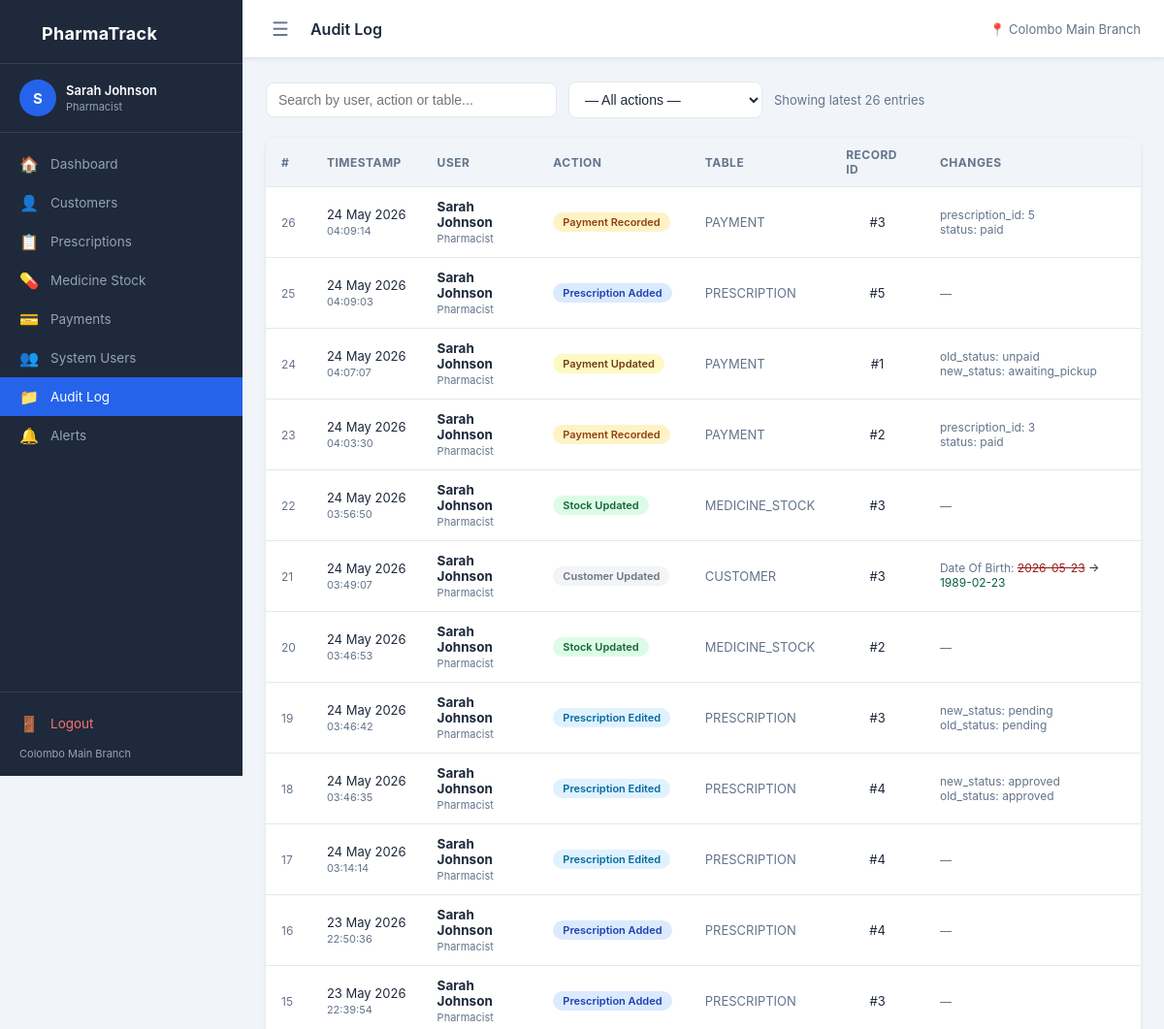
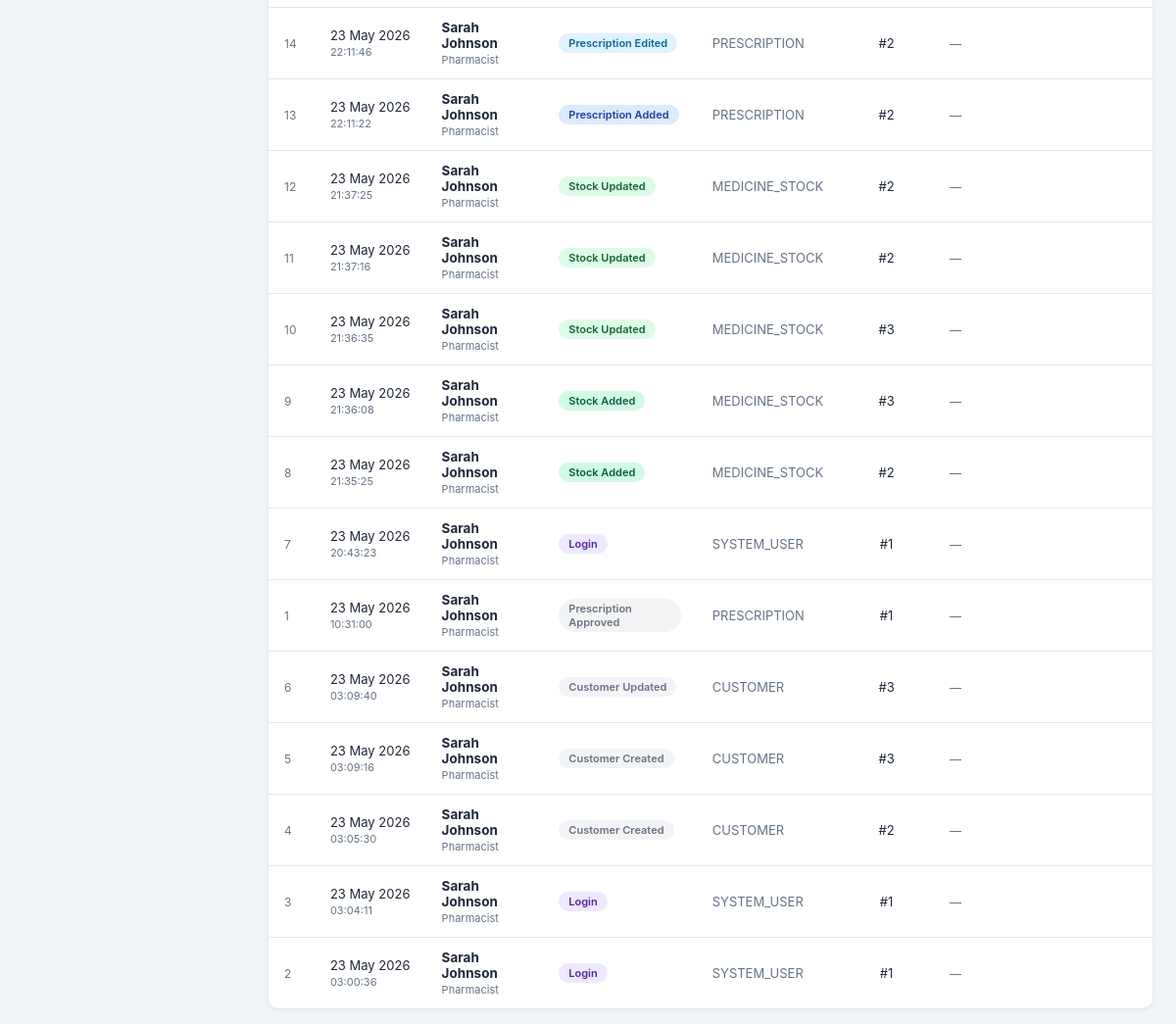
Screenshot of /pages/audit.php (signed in) with the database file from the repository (2 pictures, top to bottom).
### tables this page shows
CREATE TABLE `AUDIT_LOG` (
  `log_id` int NOT NULL,
  `system_user_id` int NOT NULL,
  `action_type` varchar(50) NOT NULL,
  `target_table` varchar(50) DEFAULT NULL,
  `target_id` int DEFAULT NULL,
  `details` text,
  `timestamp` datetime NOT NULL DEFAULT CURRENT_TIMESTAMP
);

CREATE TABLE `SYSTEM_USER` (
  `system_user_id` int NOT NULL,
  `name` varchar(100) NOT NULL,
  `email` varchar(150) NOT NULL,
  `password_hash` varchar(255) NOT NULL,
  `role` varchar(20) NOT NULL,
  `branch` varchar(100) DEFAULT NULL,
  `last_login` datetime DEFAULT NULL,
  `is_active` tinyint(1) NOT NULL DEFAULT '1'
);

### pages/audit.php (the view, shortened to what this page needs)
<?php
$db = getDB();
$logs = $db->query("
    SELECT al.log_id, al.action_type, al.target_table, al.target_id,
           al.details, al.timestamp,
           su.name AS user_name, su.role AS user_role
    FROM AUDIT_LOG al
    LEFT JOIN SYSTEM_USER su ON su.system_user_id = al.system_user_id
    ORDER BY al.timestamp DESC
    LIMIT 500
")->fetchAll();
$actionLabels = [
    'login'                => ['label' => 'Login',               'color' => '#ede9fe', 'text' => '#5b21b6'],
    'prescription_created' => ['label' => 'Prescription Added',  'color' => '#dbeafe', 'text' => '#1e40af'],
    'prescription_updated' => ['label' => 'Prescription Edited', 'color' => '#e0f2fe', 'text' => '#0369a1'],
    'stock_created'        => ['label' => 'Stock Added',         'color' => '#d1fae5', 'text' => '#065f46'],
    'stock_updated'        => ['label' => 'Stock Updated',       'color' => '#dcfce7', 'text' => '#166534'],
    'payment_created'      => ['label' => 'Payment Recorded',    'color' => '#fef3c7', 'text' => '#92400e'],
    'payment_updated'      => ['label' => 'Payment Updated',     'color' => '#fef9c3', 'text' => '#713f12'],
    'user_created'         => ['label' => 'User Created',        'color' => '#fce7f3', 'text' => '#9d174d'],
    'user_updated'         => ['label' => 'User Updated',        'color' => '#fdf2f8', 'text' => '#831843'],
];
require_once __DIR__ . '/../includes/header.php';
?>
<div style="display:flex;align-items:center;gap:12px;margin-bottom:20px;flex-wrap:wrap;">
    <input type="text" id="auditSearch" class="form-control"
           placeholder="Search by user, action or table..." style="max-width:300px;">
    <select id="auditFilter" class="form-control" style="max-width:200px;">
        <option value="">— All actions —</option>
    </select>
    <span style="color:var(--text-muted);font-size:13px;flex:1;">
        Showing latest <?= count($logs) ?> entries
    </span>
</div>
<div class="card">
    <div class="card-body">
        <?php if ($logs): ?>
        <div class="table-wrap">
            <table id="auditTable">
                <thead>
                    <tr>
                        <th>#</th>
                        <th>Timestamp</th>
                        <th>User</th>
                        <th>Action</th>
                        <th>Table</th>
                        <th>Record ID</th>
                        <th>Changes</th>
                    </tr>
                </thead>
                <tbody>
                    <?php foreach ($logs as $log):
                        $a = $actionLabels[$log['action_type']] ?? ['label' => str_replace('_',' ',$log['action_type']), 'color' => '#f3f4f6', 'text' => '#6b7280'];
                        $details = $log['details'] ? json_decode($log['details'], true) : null;
                    ?>
                    <tr data-action="<?= $log['action_type'] ?>">
                        <td style="color:var(--text-muted);font-size:12px;"><?= $log['log_id'] ?></td>
                        <td style="font-size:13px;white-space:nowrap;">
                            <?= date('d M Y', strtotime($log['timestamp'])) ?><br>
                            <span style="color:var(--text-muted);font-size:11px;"><?= date('H:i:s', strtotime($log['timestamp'])) ?></span>
                        </td>
                        <td>
                            <?php if ($log['user_name']): ?>
                                <strong><?= htmlspecialchars($log['user_name']) ?></strong><br>
                                <span style="font-size:11px;color:var(--text-muted);text-transform:capitalize;"><?= str_replace('_',' ',$log['user_role'] ?? '') ?></span>
                            <?php else: ?>
                                <span style="color:var(--text-muted)">System</span>
                            <?php endif; ?>
                        </td>
                        <td>
                            <span class="badge" style="background:<?= $a['color'] ?>;color:<?= $a['text'] ?>;">
                                <?= $a['label'] ?>
                            </span>
                        </td>
                        <td style="font-size:13px;color:var(--text-muted);"><?= htmlspecialchars($log['target_table'] ?? '—') ?></td>
                        <td style="font-size:13px;text-align:center;"><?= $log['target_id'] ? '#'.$log['target_id'] : '—' ?></td>
                        <td style="font-size:12px;max-width:260px;">
                            <?php if ($details): ?>
                                <?php foreach ($details as $field => $val): ?>
                                    <?php if (is_array($val) && isset($val['before'], $val['after'])): ?>
                                        <div style="margin-bottom:2px;">
                                            <span style="color:var(--text-muted);"><?= htmlspecialchars(ucwords(str_replace('_',' ',$field))) ?>:</span>
                                            <span style="color:#991b1b;text-decoration:line-through;"><?= htmlspecialchars($val['before']) ?></span>
                                            → <span style="color:#065f46;"><?= htmlspecialchars($val['after']) ?></span>
                                        </div>
                                    <?php else: ?>
                                        <div style="color:var(--text-muted);"><?= htmlspecialchars($field) ?>: <?= htmlspecialchars(is_array($val) ? json_encode($val) : $val) ?></div>
                                    <?php endif; ?>
                                <?php endforeach; ?>
                            <?php else: ?>
                                <span style="color:var(--text-muted);">—</span>
                            <?php endif; ?>
                        </td>
                    </tr>
                    <?php endforeach; ?>
                </tbody>
            </table>
        </div>
        <?php else: ?>
            <div class="empty-state">No audit log entries yet.</div>
        <?php endif; ?>
    </div>
</div>
<?php require_once __DIR__ . '/../includes/footer.php'; ?>

### assets/css/style.css (style rules this page uses)
:root { --sidebar-w: 250px; --header-h: 60px; --primary: #2563eb; --primary-dark: #1d4ed8; --sidebar-bg: #1e293b; --sidebar-text: #94a3b8; --sidebar-hover: #334155; --sidebar-active: #2563eb; --bg: #f1f5f9; --card-bg: #ffffff; --text: #1e293b; --text-muted: #64748b; --border: #e2e8f0; --success: #10b981; --warning: #f59e0b; --danger: #ef4444; --info: #3b82f6; --radius: 10px; --shadow: 0 1px 4px rgba(0,0,0,.08); --shadow-md: 0 4px 12px rgba(0,0,0,.10); }
*, *::before, *::after { box-sizing: border-box; margin: 0; padding: 0; }
body { font-family: -apple-system, BlinkMacSystemFont, 'Segoe UI', sans-serif; background: var(--bg); color: var(--text); font-size: 14px; }
.card { background: var(--card-bg); border-radius: var(--radius); box-shadow: var(--shadow); overflow: hidden; margin-bottom: 24px; }
.card-body { padding: 0; }
.table-wrap { overflow-x: auto; }
table { width: 100%; border-collapse: collapse; }
thead th { background: var(--bg); padding: 10px 16px; text-align: left; font-size: 12px; text-transform: uppercase; letter-spacing: .5px; color: var(--text-muted); border-bottom: 1px solid var(--border); }
tbody td { padding: 12px 16px; border-bottom: 1px solid var(--border); font-size: 13.5px; }
tbody tr:last-child td { border-bottom: none; }
.badge { display: inline-block; padding: 3px 10px; border-radius: 20px; font-size: 11px; font-weight: 600; text-transform: capitalize; }
.form-control { width: 100%; padding: 9px 12px; border: 1px solid var(--border); border-radius: 8px; font-size: 14px; color: var(--text); transition: border-color .15s, box-shadow .15s; background: #fff; }

### rows the page displays
audit_log: log_id "26", timestamp "24 May 2026", timestamp "04:09:14", system_user.name "Sarah Johnson", system_user.role "Pharmacist", action_type "Payment Recorded", target_table "PAYMENT", target "3", field "prescription_id", details "5", field "status", details "paid"
audit_log: log_id "25", timestamp "24 May 2026", timestamp "04:09:03", system_user.name "Sarah Johnson", system_user.role "Pharmacist", action_type "Prescription Added", target_table "PRESCRIPTION", target "5"
audit_log: log_id "24", timestamp "24 May 2026", timestamp "04:07:07", system_user.name "Sarah Johnson", system_user.role "Pharmacist", action_type "Payment Updated", target_table "PAYMENT", target "1", field "old_status", details "unpaid", field "new_status", details "awaiting_pickup"
audit_log: log_id "23", timestamp "24 May 2026", timestamp "04:03:30", system_user.name "Sarah Johnson", system_user.role "Pharmacist", action_type "Payment Recorded", target_table "PAYMENT", target "2", field "prescription_id", details "3", field "status", details "paid"
audit_log: log_id "22", timestamp "24 May 2026", timestamp "03:56:50", system_user.name "Sarah Johnson", system_user.role "Pharmacist", action_type "Stock Updated", target_table "MEDICINE_STOCK", target "3"
audit_log: log_id "21", timestamp "24 May 2026", timestamp "03:49:07", system_user.name "Sarah Johnson", system_user.role "Pharmacist", action_type "Customer Updated", target_table "CUSTOMER", target "3", field "Date Of Birth", before "2026-05-23", after "1989-02-23"
audit_log: log_id "20", timestamp "24 May 2026", timestamp "03:46:53", system_user.name "Sarah Johnson", system_user.role "Pharmacist", action_type "Stock Updated", target_table "MEDICINE_STOCK", target "2"
audit_log: log_id "19", timestamp "24 May 2026", timestamp "03:46:42", system_user.name "Sarah Johnson", system_user.role "Pharmacist", action_type "Prescription Edited", target_table "PRESCRIPTION", target "3", field "new_status", details "pending", field "old_status"
audit_log: log_id "18", timestamp "24 May 2026", timestamp "03:46:35", system_user.name "Sarah Johnson", system_user.role "Pharmacist", action_type "Prescription Edited", target_table "PRESCRIPTION", target "4", field "new_status", details "approved", field "old_status"
audit_log: log_id "17", timestamp "24 May 2026", timestamp "03:14:14", system_user.name "Sarah Johnson", system_user.role "Pharmacist", action_type "Prescription Edited", target_table "PRESCRIPTION", target "4"
audit_log: log_id "16", timestamp "23 May 2026", timestamp "22:50:36", system_user.name "Sarah Johnson", system_user.role "Pharmacist", action_type "Prescription Added", target_table "PRESCRIPTION", target "4"
audit_log: log_id "15", timestamp "23 May 2026", timestamp "22:39:54", system_user.name "Sarah Johnson", system_user.role "Pharmacist", action_type "Prescription Added", target_table "PRESCRIPTION", target "3"
audit_log: log_id "14", timestamp "23 May 2026", timestamp "22:11:46", system_user.name "Sarah Johnson", system_user.role "Pharmacist", action_type "Prescription Edited", target_table "PRESCRIPTION", target "2"
audit_log: log_id "13", timestamp "23 May 2026", timestamp "22:11:22", system_user.name "Sarah Johnson", system_user.role "Pharmacist", action_type "Prescription Added", target_table "PRESCRIPTION", target "2"
audit_log: log_id "12", timestamp "23 May 2026", timestamp "21:37:25", system_user.name "Sarah Johnson", system_user.role "Pharmacist", action_type "Stock Updated", target_table "MEDICINE_STOCK", target "2"
audit_log: log_id "11", timestamp "23 May 2026", timestamp "21:37:16", system_user.name "Sarah Johnson", system_user.role "Pharmacist", action_type "Stock Updated", target_table "MEDICINE_STOCK", target "2"
audit_log: log_id "10", timestamp "23 May 2026", timestamp "21:36:35", system_user.name "Sarah Johnson", system_user.role "Pharmacist", action_type "Stock Updated", target_table "MEDICINE_STOCK", target "3"
audit_log: log_id "9", timestamp "23 May 2026", timestamp "21:36:08", system_user.name "Sarah Johnson", system_user.role "Pharmacist", action_type "Stock Added", target_table "MEDICINE_STOCK", target "3"
audit_log: log_id "8", timestamp "23 May 2026", timestamp "21:35:25", system_user.name "Sarah Johnson", system_user.role "Pharmacist", action_type "Stock Added", target_table "MEDICINE_STOCK", target "2"
audit_log: log_id "7", timestamp "23 May 2026", timestamp "20:43:23", system_user.name "Sarah Johnson", system_user.role "Pharmacist", action_type "Login", target_table "SYSTEM_USER", target "1"
audit_log: log_id "1", timestamp "23 May 2026", timestamp "10:31:00", system_user.name "Sarah Johnson", system_user.role "Pharmacist", action_type "Prescription Approved", target_table "PRESCRIPTION", target "1"
audit_log: log_id "6", timestamp "23 May 2026", timestamp "03:09:40", system_user.name "Sarah Johnson", system_user.role "Pharmacist", action_type "Customer Updated", target_table "CUSTOMER", target "3"
audit_log: log_id "5", timestamp "23 May 2026", timestamp "03:09:16", system_user.name "Sarah Johnson", system_user.role "Pharmacist", action_type "Customer Created", target_table "CUSTOMER", target "3"
audit_log: log_id "4", timestamp "23 May 2026", timestamp "03:05:30", system_user.name "Sarah Johnson", system_user.role "Pharmacist", action_type "Customer Created", target_table "CUSTOMER", target "2"
audit_log: log_id "3", timestamp "23 May 2026", timestamp "03:04:11", system_user.name "Sarah Johnson", system_user.role "Pharmacist", action_type "Login", target_table "SYSTEM_USER", target "1"
audit_log: log_id "2", timestamp "23 May 2026", timestamp "03:00:36", system_user.name "Sarah Johnson", system_user.role "Pharmacist", action_type "Login", target_table "SYSTEM_USER", target "1"

### other values shown
substr($user['name'], 0, 1) "S"
$user['name'] "Sarah Johnson"
str_replace('_', ' ', $role) "Pharmacist"
$link['icon'] "🏠"
$link['label'] "Dashboard"
$link['icon'] "👤"
$link['label'] "Customers"
$link['icon'] "📋"
$link['label'] "Prescriptions"
$link['icon'] "💊"
$link['label'] "Medicine Stock"
$link['icon'] "💳"
$link['label'] "Payments"
$link['icon'] "👥"
$link['label'] "System Users"
